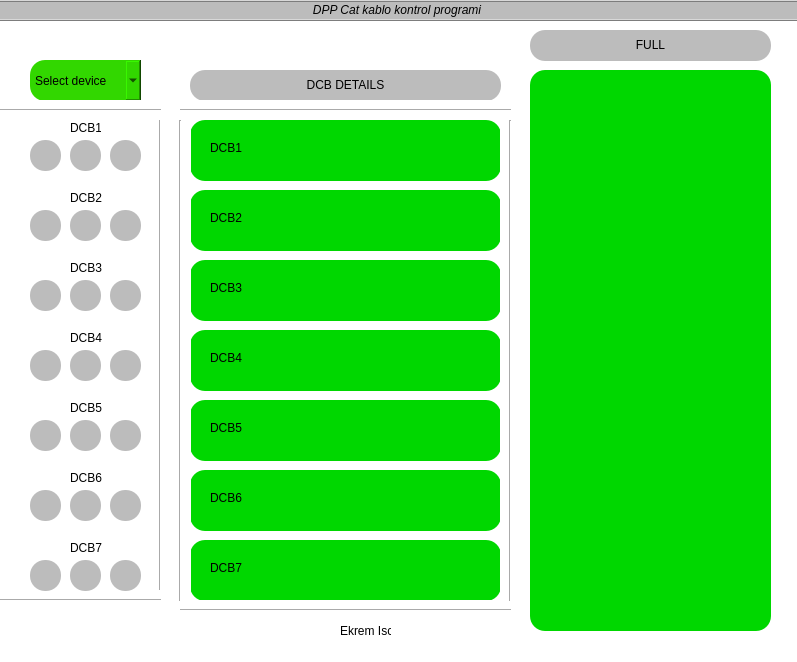
<?xml version="1.0" encoding="UTF-8"?>
<ui version="4.0">
 <class>MainWindow</class>
 <widget class="QMainWindow" name="MainWindow">
  <property name="geometry">
   <rect>
    <x>0</x>
    <y>0</y>
    <width>797</width>
    <height>662</height>
   </rect>
  </property>
  <property name="windowTitle">
   <string>DPPCATCONTROL</string>
  </property>
  <property name="styleSheet">
   <string notr="true">background-color: rgb(255, 255, 255);</string>
  </property>
  <widget class="QWidget" name="centralWidget">
   <widget class="QComboBox" name="comboBox">
    <property name="geometry">
     <rect>
      <x>30</x>
      <y>60</y>
      <width>111</width>
      <height>41</height>
     </rect>
    </property>
    <property name="styleSheet">
     <string notr="true">background-color: rgb(50, 215, 0);
border-radius:15
</string>
    </property>
    <item>
     <property name="text">
      <string>Select device</string>
     </property>
    </item>
    <item>
     <property name="text">
      <string>ED01</string>
     </property>
    </item>
    <item>
     <property name="text">
      <string>ED02</string>
     </property>
    </item>
    <item>
     <property name="text">
      <string>ED03</string>
     </property>
    </item>
    <item>
     <property name="text">
      <string>ED04</string>
     </property>
    </item>
    <item>
     <property name="text">
      <string>ED05</string>
     </property>
    </item>
    <item>
     <property name="text">
      <string>ED06</string>
     </property>
    </item>
    <item>
     <property name="text">
      <string>ED09</string>
     </property>
    </item>
    <item>
     <property name="text">
      <string>ED10</string>
     </property>
    </item>
    <item>
     <property name="text">
      <string>ED11</string>
     </property>
    </item>
    <item>
     <property name="text">
      <string>ED12</string>
     </property>
    </item>
    <item>
     <property name="text">
      <string>ED13</string>
     </property>
    </item>
    <item>
     <property name="text">
      <string>ED14</string>
     </property>
    </item>
    <item>
     <property name="text">
      <string>ED15</string>
     </property>
    </item>
    <item>
     <property name="text">
      <string>ED16</string>
     </property>
    </item>
    <item>
     <property name="text">
      <string>ED17</string>
     </property>
    </item>
    <item>
     <property name="text">
      <string>ED18</string>
     </property>
    </item>
    <item>
     <property name="text">
      <string>ED19</string>
     </property>
    </item>
    <item>
     <property name="text">
      <string>ED20</string>
     </property>
    </item>
    <item>
     <property name="text">
      <string>ED23</string>
     </property>
    </item>
    <item>
     <property name="text">
      <string>ED24</string>
     </property>
    </item>
    <item>
     <property name="text">
      <string>ED25</string>
     </property>
    </item>
    <item>
     <property name="text">
      <string>ED26</string>
     </property>
    </item>
    <item>
     <property name="text">
      <string>ED27</string>
     </property>
    </item>
    <item>
     <property name="text">
      <string>ED28</string>
     </property>
    </item>
   </widget>
   <widget class="QTextBrowser" name="cikti">
    <property name="geometry">
     <rect>
      <x>530</x>
      <y>70</y>
      <width>241</width>
      <height>561</height>
     </rect>
    </property>
    <property name="styleSheet">
     <string notr="true">background-color: rgb(0, 215, 0);
border-radius:15

</string>
    </property>
    <property name="frameShape">
     <enum>QFrame::Panel</enum>
    </property>
    <property name="frameShadow">
     <enum>QFrame::Sunken</enum>
    </property>
   </widget>
   <widget class="QLabel" name="label">
    <property name="geometry">
     <rect>
      <x>340</x>
      <y>620</y>
      <width>51</width>
      <height>21</height>
     </rect>
    </property>
    <property name="toolTip">
     <string>&lt;!DOCTYPE HTML PUBLIC &quot;-//W3C//DTD HTML 4.0//EN&quot; &quot;http://www.w3.org/TR/REC-html40/strict.dtd&quot;&gt;
&lt;html&gt;&lt;head&gt;&lt;meta name=&quot;qrichtext&quot; content=&quot;1&quot; /&gt;&lt;style type=&quot;text/css&quot;&gt;
p, li { white-space: pre-wrap; }
&lt;/style&gt;&lt;/head&gt;&lt;body style=&quot; font-family:'Sans Serif'; font-size:9pt; font-weight:40; font-style:italic;&quot;&gt;
&lt;table border=&quot;0&quot; style=&quot;-qt-table-type: root; margin-top:4px; margin-bottom:4px; margin-left:4px; margin-right:4px;&quot;&gt;
&lt;tr&gt;
&lt;td style=&quot;border: none;&quot;&gt;
&lt;p style=&quot; margin-top:0px; margin-bottom:0px; margin-left:0px; margin-right:0px; -qt-block-indent:0; text-indent:0px;&quot;&gt;Ekrem Iscan&lt;/p&gt;
&lt;p style=&quot;-qt-paragraph-type:empty; margin-top:0px; margin-bottom:0px; margin-left:0px; margin-right:0px; -qt-block-indent:0; text-indent:0px;&quot;&gt;&lt;/p&gt;&lt;/td&gt;&lt;/tr&gt;&lt;/table&gt;&lt;/body&gt;&lt;/html&gt;</string>
    </property>
    <property name="styleSheet">
     <string notr="true">font: 65 italic 5pt &quot;Sans Serif&quot;;
border-radius:10


</string>
    </property>
    <property name="text">
     <string>Ekrem Iscan</string>
    </property>
   </widget>
   <widget class="QLabel" name="label_2">
    <property name="geometry">
     <rect>
      <x>-10</x>
      <y>0</y>
      <width>811</width>
      <height>21</height>
     </rect>
    </property>
    <property name="styleSheet">
     <string notr="true">font: 75 italic 9pt &quot;Sans Serif&quot;;
background-color: rgb(188, 188, 188);</string>
    </property>
    <property name="frameShape">
     <enum>QFrame::Box</enum>
    </property>
    <property name="frameShadow">
     <enum>QFrame::Raised</enum>
    </property>
    <property name="text">
     <string>&lt;!DOCTYPE HTML PUBLIC &quot;-//W3C//DTD HTML 4.0//EN&quot; &quot;http://www.w3.org/TR/REC-html40/strict.dtd&quot;&gt;
&lt;html&gt;&lt;head&gt;&lt;meta name=&quot;qrichtext&quot; content=&quot;1&quot; /&gt;&lt;style type=&quot;text/css&quot;&gt;
p, li { white-space: pre-wrap; }
&lt;/style&gt;&lt;/head&gt;&lt;body style=&quot; font-family:'Sans Serif'; font-size:9pt; font-weight:72; font-style:italic;&quot;&gt;
&lt;table style=&quot;-qt-table-type: root; margin-top:4px; margin-bottom:4px; margin-left:4px; margin-right:4px;&quot;&gt;
&lt;tr&gt;
&lt;td style=&quot;border: none;&quot;&gt;
&lt;p align=&quot;center&quot; style=&quot; margin-top:0px; margin-bottom:0px; margin-left:0px; margin-right:0px; -qt-block-indent:0; text-indent:0px;&quot;&gt;DPP Cat kablo kontrol programi&lt;/p&gt;&lt;/td&gt;&lt;/tr&gt;&lt;/table&gt;&lt;/body&gt;&lt;/html&gt;</string>
    </property>
   </widget>
   <widget class="Line" name="line">
    <property name="geometry">
     <rect>
      <x>150</x>
      <y>110</y>
      <width>21</width>
      <height>491</height>
     </rect>
    </property>
    <property name="orientation">
     <enum>Qt::Vertical</enum>
    </property>
   </widget>
   <widget class="Line" name="line_2">
    <property name="geometry">
     <rect>
      <x>0</x>
      <y>100</y>
      <width>161</width>
      <height>20</height>
     </rect>
    </property>
    <property name="orientation">
     <enum>Qt::Horizontal</enum>
    </property>
   </widget>
   <widget class="Line" name="line_3">
    <property name="geometry">
     <rect>
      <x>0</x>
      <y>590</y>
      <width>161</width>
      <height>20</height>
     </rect>
    </property>
    <property name="orientation">
     <enum>Qt::Horizontal</enum>
    </property>
   </widget>
   <widget class="QTextBrowser" name="DCB1">
    <property name="geometry">
     <rect>
      <x>190</x>
      <y>120</y>
      <width>311</width>
      <height>61</height>
     </rect>
    </property>
    <property name="styleSheet">
     <string notr="true">background-color: rgb(0, 215, 0);
border-radius:15

</string>
    </property>
   </widget>
   <widget class="QLabel" name="speed">
    <property name="geometry">
     <rect>
      <x>30</x>
      <y>140</y>
      <width>31</width>
      <height>31</height>
     </rect>
    </property>
    <property name="styleSheet">
     <string notr="true">background-color: rgb(188, 188, 188);
border-radius:15</string>
    </property>
    <property name="text">
     <string>&lt;!DOCTYPE HTML PUBLIC &quot;-//W3C//DTD HTML 4.0//EN&quot; &quot;http://www.w3.org/TR/REC-html40/strict.dtd&quot;&gt;
&lt;html&gt;&lt;head&gt;&lt;meta name=&quot;qrichtext&quot; content=&quot;1&quot; /&gt;&lt;style type=&quot;text/css&quot;&gt;
p, li { white-space: pre-wrap; }
&lt;/style&gt;&lt;/head&gt;&lt;body style=&quot; font-family:'Sans Serif'; font-size:9pt; font-weight:400; font-style:normal;&quot;&gt;
&lt;table border=&quot;0&quot; style=&quot;-qt-table-type: root; margin-top:4px; margin-bottom:4px; margin-left:4px; margin-right:4px;&quot;&gt;
&lt;tr&gt;
&lt;td style=&quot;border: none;&quot;&gt;
&lt;p style=&quot;-qt-paragraph-type:empty; margin-top:0px; margin-bottom:0px; margin-left:0px; margin-right:0px; -qt-block-indent:0; text-indent:0px;&quot;&gt;&lt;/p&gt;&lt;/td&gt;&lt;/tr&gt;&lt;/table&gt;&lt;/body&gt;&lt;/html&gt;</string>
    </property>
   </widget>
   <widget class="QLabel" name="duplex">
    <property name="geometry">
     <rect>
      <x>70</x>
      <y>140</y>
      <width>31</width>
      <height>31</height>
     </rect>
    </property>
    <property name="styleSheet">
     <string notr="true">background-color: rgb(188, 188, 188);
border-radius:15</string>
    </property>
    <property name="text">
     <string>&lt;!DOCTYPE HTML PUBLIC &quot;-//W3C//DTD HTML 4.0//EN&quot; &quot;http://www.w3.org/TR/REC-html40/strict.dtd&quot;&gt;
&lt;html&gt;&lt;head&gt;&lt;meta name=&quot;qrichtext&quot; content=&quot;1&quot; /&gt;&lt;style type=&quot;text/css&quot;&gt;
p, li { white-space: pre-wrap; }
&lt;/style&gt;&lt;/head&gt;&lt;body style=&quot; font-family:'Sans Serif'; font-size:9pt; font-weight:400; font-style:normal;&quot;&gt;
&lt;table border=&quot;0&quot; style=&quot;-qt-table-type: root; margin-top:4px; margin-bottom:4px; margin-left:4px; margin-right:4px;&quot;&gt;
&lt;tr&gt;
&lt;td style=&quot;border: none;&quot;&gt;
&lt;p style=&quot;-qt-paragraph-type:empty; margin-top:0px; margin-bottom:0px; margin-left:0px; margin-right:0px; -qt-block-indent:0; text-indent:0px;&quot;&gt;&lt;/p&gt;&lt;/td&gt;&lt;/tr&gt;&lt;/table&gt;&lt;/body&gt;&lt;/html&gt;</string>
    </property>
   </widget>
   <widget class="QLabel" name="link">
    <property name="geometry">
     <rect>
      <x>110</x>
      <y>140</y>
      <width>31</width>
      <height>31</height>
     </rect>
    </property>
    <property name="styleSheet">
     <string notr="true">background-color: rgb(188, 188, 188);
border-radius:15</string>
    </property>
    <property name="text">
     <string>&lt;!DOCTYPE HTML PUBLIC &quot;-//W3C//DTD HTML 4.0//EN&quot; &quot;http://www.w3.org/TR/REC-html40/strict.dtd&quot;&gt;
&lt;html&gt;&lt;head&gt;&lt;meta name=&quot;qrichtext&quot; content=&quot;1&quot; /&gt;&lt;style type=&quot;text/css&quot;&gt;
p, li { white-space: pre-wrap; }
&lt;/style&gt;&lt;/head&gt;&lt;body style=&quot; font-family:'Sans Serif'; font-size:9pt; font-weight:400; font-style:normal;&quot;&gt;
&lt;table border=&quot;0&quot; style=&quot;-qt-table-type: root; margin-top:4px; margin-bottom:4px; margin-left:4px; margin-right:4px;&quot;&gt;
&lt;tr&gt;
&lt;td style=&quot;border: none;&quot;&gt;
&lt;p style=&quot;-qt-paragraph-type:empty; margin-top:0px; margin-bottom:0px; margin-left:0px; margin-right:0px; -qt-block-indent:0; text-indent:0px;&quot;&gt;&lt;/p&gt;&lt;/td&gt;&lt;/tr&gt;&lt;/table&gt;&lt;/body&gt;&lt;/html&gt;</string>
    </property>
   </widget>
   <widget class="QLabel" name="label_6">
    <property name="geometry">
     <rect>
      <x>70</x>
      <y>120</y>
      <width>31</width>
      <height>16</height>
     </rect>
    </property>
    <property name="text">
     <string>DCB1</string>
    </property>
   </widget>
   <widget class="QLabel" name="label_7">
    <property name="geometry">
     <rect>
      <x>210</x>
      <y>140</y>
      <width>56</width>
      <height>15</height>
     </rect>
    </property>
    <property name="styleSheet">
     <string notr="true">background-color: rgb(0, 215, 0);</string>
    </property>
    <property name="text">
     <string>DCB1</string>
    </property>
   </widget>
   <widget class="QTextBrowser" name="DCB2">
    <property name="geometry">
     <rect>
      <x>190</x>
      <y>190</y>
      <width>311</width>
      <height>61</height>
     </rect>
    </property>
    <property name="styleSheet">
     <string notr="true">background-color: rgb(0, 215, 0);
border-radius:15

</string>
    </property>
   </widget>
   <widget class="QTextBrowser" name="DCB3">
    <property name="geometry">
     <rect>
      <x>190</x>
      <y>260</y>
      <width>311</width>
      <height>61</height>
     </rect>
    </property>
    <property name="styleSheet">
     <string notr="true">background-color: rgb(0, 215, 0);
border-radius:15

</string>
    </property>
   </widget>
   <widget class="QTextBrowser" name="DCB4">
    <property name="geometry">
     <rect>
      <x>190</x>
      <y>330</y>
      <width>311</width>
      <height>61</height>
     </rect>
    </property>
    <property name="styleSheet">
     <string notr="true">background-color: rgb(0, 215, 0);
border-radius:15

</string>
    </property>
   </widget>
   <widget class="QTextBrowser" name="DCB5">
    <property name="geometry">
     <rect>
      <x>190</x>
      <y>400</y>
      <width>311</width>
      <height>61</height>
     </rect>
    </property>
    <property name="styleSheet">
     <string notr="true">background-color: rgb(0, 215, 0);
border-radius:15

</string>
    </property>
   </widget>
   <widget class="QTextBrowser" name="DCB6">
    <property name="geometry">
     <rect>
      <x>190</x>
      <y>470</y>
      <width>311</width>
      <height>61</height>
     </rect>
    </property>
    <property name="styleSheet">
     <string notr="true">background-color: rgb(0, 215, 0);
border-radius:15

</string>
    </property>
   </widget>
   <widget class="QTextBrowser" name="DCB7">
    <property name="geometry">
     <rect>
      <x>190</x>
      <y>540</y>
      <width>311</width>
      <height>61</height>
     </rect>
    </property>
    <property name="styleSheet">
     <string notr="true">background-color: rgb(0, 215, 0);
border-radius:15

</string>
    </property>
   </widget>
   <widget class="QLabel" name="label_3">
    <property name="geometry">
     <rect>
      <x>530</x>
      <y>30</y>
      <width>241</width>
      <height>31</height>
     </rect>
    </property>
    <property name="styleSheet">
     <string notr="true">font: 75 italic 9pt &quot;Sans Serif&quot;;

background-color: rgb(188, 188, 188);
border-radius:15
</string>
    </property>
    <property name="frameShape">
     <enum>QFrame::StyledPanel</enum>
    </property>
    <property name="text">
     <string>&lt;!DOCTYPE HTML PUBLIC &quot;-//W3C//DTD HTML 4.0//EN&quot; &quot;http://www.w3.org/TR/REC-html40/strict.dtd&quot;&gt;
&lt;html&gt;&lt;head&gt;&lt;meta name=&quot;qrichtext&quot; content=&quot;1&quot; /&gt;&lt;style type=&quot;text/css&quot;&gt;
p, li { white-space: pre-wrap; }
&lt;/style&gt;&lt;/head&gt;&lt;body style=&quot; font-family:'Sans Serif'; font-size:9pt; font-weight:72; font-style:italic;&quot;&gt;
&lt;table border=&quot;0&quot; style=&quot;-qt-table-type: root; margin-top:4px; margin-bottom:4px; margin-left:4px; margin-right:4px;&quot;&gt;
&lt;tr&gt;
&lt;td style=&quot;border: none;&quot;&gt;
&lt;p align=&quot;center&quot; style=&quot; margin-top:0px; margin-bottom:0px; margin-left:0px; margin-right:0px; -qt-block-indent:0; text-indent:0px;&quot;&gt;&lt;span style=&quot; font-weight:400; font-style:normal;&quot;&gt;FULL&lt;/span&gt;&lt;/p&gt;&lt;/td&gt;&lt;/tr&gt;&lt;/table&gt;&lt;/body&gt;&lt;/html&gt;</string>
    </property>
   </widget>
   <widget class="QLabel" name="label_8">
    <property name="geometry">
     <rect>
      <x>210</x>
      <y>210</y>
      <width>56</width>
      <height>15</height>
     </rect>
    </property>
    <property name="styleSheet">
     <string notr="true">background-color: rgb(0, 215, 0);</string>
    </property>
    <property name="text">
     <string>DCB2</string>
    </property>
   </widget>
   <widget class="QLabel" name="label_9">
    <property name="geometry">
     <rect>
      <x>210</x>
      <y>280</y>
      <width>56</width>
      <height>15</height>
     </rect>
    </property>
    <property name="styleSheet">
     <string notr="true">background-color: rgb(0, 215, 0);</string>
    </property>
    <property name="text">
     <string>DCB3</string>
    </property>
   </widget>
   <widget class="QLabel" name="label_10">
    <property name="geometry">
     <rect>
      <x>210</x>
      <y>350</y>
      <width>56</width>
      <height>15</height>
     </rect>
    </property>
    <property name="styleSheet">
     <string notr="true">background-color: rgb(0, 215, 0);</string>
    </property>
    <property name="text">
     <string>DCB4</string>
    </property>
   </widget>
   <widget class="QLabel" name="label_11">
    <property name="geometry">
     <rect>
      <x>210</x>
      <y>420</y>
      <width>56</width>
      <height>15</height>
     </rect>
    </property>
    <property name="styleSheet">
     <string notr="true">background-color: rgb(0, 215, 0);</string>
    </property>
    <property name="text">
     <string>DCB5</string>
    </property>
   </widget>
   <widget class="QLabel" name="label_12">
    <property name="geometry">
     <rect>
      <x>210</x>
      <y>490</y>
      <width>56</width>
      <height>15</height>
     </rect>
    </property>
    <property name="styleSheet">
     <string notr="true">background-color: rgb(0, 215, 0);</string>
    </property>
    <property name="text">
     <string>DCB6</string>
    </property>
   </widget>
   <widget class="QLabel" name="label_13">
    <property name="geometry">
     <rect>
      <x>210</x>
      <y>560</y>
      <width>56</width>
      <height>15</height>
     </rect>
    </property>
    <property name="styleSheet">
     <string notr="true">background-color: rgb(0, 215, 0);</string>
    </property>
    <property name="text">
     <string>DCB7</string>
    </property>
   </widget>
   <widget class="QLabel" name="duplex_2">
    <property name="geometry">
     <rect>
      <x>70</x>
      <y>210</y>
      <width>31</width>
      <height>31</height>
     </rect>
    </property>
    <property name="styleSheet">
     <string notr="true">background-color: rgb(188, 188, 188);
border-radius:15</string>
    </property>
    <property name="text">
     <string>&lt;!DOCTYPE HTML PUBLIC &quot;-//W3C//DTD HTML 4.0//EN&quot; &quot;http://www.w3.org/TR/REC-html40/strict.dtd&quot;&gt;
&lt;html&gt;&lt;head&gt;&lt;meta name=&quot;qrichtext&quot; content=&quot;1&quot; /&gt;&lt;style type=&quot;text/css&quot;&gt;
p, li { white-space: pre-wrap; }
&lt;/style&gt;&lt;/head&gt;&lt;body style=&quot; font-family:'Sans Serif'; font-size:9pt; font-weight:400; font-style:normal;&quot;&gt;
&lt;table border=&quot;0&quot; style=&quot;-qt-table-type: root; margin-top:4px; margin-bottom:4px; margin-left:4px; margin-right:4px;&quot;&gt;
&lt;tr&gt;
&lt;td style=&quot;border: none;&quot;&gt;
&lt;p style=&quot;-qt-paragraph-type:empty; margin-top:0px; margin-bottom:0px; margin-left:0px; margin-right:0px; -qt-block-indent:0; text-indent:0px;&quot;&gt;&lt;/p&gt;&lt;/td&gt;&lt;/tr&gt;&lt;/table&gt;&lt;/body&gt;&lt;/html&gt;</string>
    </property>
   </widget>
   <widget class="QLabel" name="label_14">
    <property name="geometry">
     <rect>
      <x>70</x>
      <y>190</y>
      <width>41</width>
      <height>16</height>
     </rect>
    </property>
    <property name="text">
     <string>DCB2</string>
    </property>
   </widget>
   <widget class="QLabel" name="speed_2">
    <property name="geometry">
     <rect>
      <x>30</x>
      <y>210</y>
      <width>31</width>
      <height>31</height>
     </rect>
    </property>
    <property name="styleSheet">
     <string notr="true">background-color: rgb(188, 188, 188);
border-radius:15</string>
    </property>
    <property name="text">
     <string>&lt;!DOCTYPE HTML PUBLIC &quot;-//W3C//DTD HTML 4.0//EN&quot; &quot;http://www.w3.org/TR/REC-html40/strict.dtd&quot;&gt;
&lt;html&gt;&lt;head&gt;&lt;meta name=&quot;qrichtext&quot; content=&quot;1&quot; /&gt;&lt;style type=&quot;text/css&quot;&gt;
p, li { white-space: pre-wrap; }
&lt;/style&gt;&lt;/head&gt;&lt;body style=&quot; font-family:'Sans Serif'; font-size:9pt; font-weight:400; font-style:normal;&quot;&gt;
&lt;table border=&quot;0&quot; style=&quot;-qt-table-type: root; margin-top:4px; margin-bottom:4px; margin-left:4px; margin-right:4px;&quot;&gt;
&lt;tr&gt;
&lt;td style=&quot;border: none;&quot;&gt;
&lt;p style=&quot;-qt-paragraph-type:empty; margin-top:0px; margin-bottom:0px; margin-left:0px; margin-right:0px; -qt-block-indent:0; text-indent:0px;&quot;&gt;&lt;/p&gt;&lt;/td&gt;&lt;/tr&gt;&lt;/table&gt;&lt;/body&gt;&lt;/html&gt;</string>
    </property>
   </widget>
   <widget class="QLabel" name="link_2">
    <property name="geometry">
     <rect>
      <x>110</x>
      <y>210</y>
      <width>31</width>
      <height>31</height>
     </rect>
    </property>
    <property name="styleSheet">
     <string notr="true">background-color: rgb(188, 188, 188);
border-radius:15</string>
    </property>
    <property name="text">
     <string>&lt;!DOCTYPE HTML PUBLIC &quot;-//W3C//DTD HTML 4.0//EN&quot; &quot;http://www.w3.org/TR/REC-html40/strict.dtd&quot;&gt;
&lt;html&gt;&lt;head&gt;&lt;meta name=&quot;qrichtext&quot; content=&quot;1&quot; /&gt;&lt;style type=&quot;text/css&quot;&gt;
p, li { white-space: pre-wrap; }
&lt;/style&gt;&lt;/head&gt;&lt;body style=&quot; font-family:'Sans Serif'; font-size:9pt; font-weight:400; font-style:normal;&quot;&gt;
&lt;table border=&quot;0&quot; style=&quot;-qt-table-type: root; margin-top:4px; margin-bottom:4px; margin-left:4px; margin-right:4px;&quot;&gt;
&lt;tr&gt;
&lt;td style=&quot;border: none;&quot;&gt;
&lt;p style=&quot;-qt-paragraph-type:empty; margin-top:0px; margin-bottom:0px; margin-left:0px; margin-right:0px; -qt-block-indent:0; text-indent:0px;&quot;&gt;&lt;/p&gt;&lt;/td&gt;&lt;/tr&gt;&lt;/table&gt;&lt;/body&gt;&lt;/html&gt;</string>
    </property>
   </widget>
   <widget class="QLabel" name="label_15">
    <property name="geometry">
     <rect>
      <x>70</x>
      <y>260</y>
      <width>41</width>
      <height>16</height>
     </rect>
    </property>
    <property name="text">
     <string>DCB3</string>
    </property>
   </widget>
   <widget class="QLabel" name="speed_3">
    <property name="geometry">
     <rect>
      <x>30</x>
      <y>280</y>
      <width>31</width>
      <height>31</height>
     </rect>
    </property>
    <property name="styleSheet">
     <string notr="true">background-color: rgb(188, 188, 188);
border-radius:15</string>
    </property>
    <property name="text">
     <string>&lt;!DOCTYPE HTML PUBLIC &quot;-//W3C//DTD HTML 4.0//EN&quot; &quot;http://www.w3.org/TR/REC-html40/strict.dtd&quot;&gt;
&lt;html&gt;&lt;head&gt;&lt;meta name=&quot;qrichtext&quot; content=&quot;1&quot; /&gt;&lt;style type=&quot;text/css&quot;&gt;
p, li { white-space: pre-wrap; }
&lt;/style&gt;&lt;/head&gt;&lt;body style=&quot; font-family:'Sans Serif'; font-size:9pt; font-weight:400; font-style:normal;&quot;&gt;
&lt;table border=&quot;0&quot; style=&quot;-qt-table-type: root; margin-top:4px; margin-bottom:4px; margin-left:4px; margin-right:4px;&quot;&gt;
&lt;tr&gt;
&lt;td style=&quot;border: none;&quot;&gt;
&lt;p style=&quot;-qt-paragraph-type:empty; margin-top:0px; margin-bottom:0px; margin-left:0px; margin-right:0px; -qt-block-indent:0; text-indent:0px;&quot;&gt;&lt;/p&gt;&lt;/td&gt;&lt;/tr&gt;&lt;/table&gt;&lt;/body&gt;&lt;/html&gt;</string>
    </property>
   </widget>
   <widget class="QLabel" name="duplex_3">
    <property name="geometry">
     <rect>
      <x>70</x>
      <y>280</y>
      <width>31</width>
      <height>31</height>
     </rect>
    </property>
    <property name="styleSheet">
     <string notr="true">background-color: rgb(188, 188, 188);
border-radius:15</string>
    </property>
    <property name="text">
     <string>&lt;!DOCTYPE HTML PUBLIC &quot;-//W3C//DTD HTML 4.0//EN&quot; &quot;http://www.w3.org/TR/REC-html40/strict.dtd&quot;&gt;
&lt;html&gt;&lt;head&gt;&lt;meta name=&quot;qrichtext&quot; content=&quot;1&quot; /&gt;&lt;style type=&quot;text/css&quot;&gt;
p, li { white-space: pre-wrap; }
&lt;/style&gt;&lt;/head&gt;&lt;body style=&quot; font-family:'Sans Serif'; font-size:9pt; font-weight:400; font-style:normal;&quot;&gt;
&lt;table border=&quot;0&quot; style=&quot;-qt-table-type: root; margin-top:4px; margin-bottom:4px; margin-left:4px; margin-right:4px;&quot;&gt;
&lt;tr&gt;
&lt;td style=&quot;border: none;&quot;&gt;
&lt;p style=&quot;-qt-paragraph-type:empty; margin-top:0px; margin-bottom:0px; margin-left:0px; margin-right:0px; -qt-block-indent:0; text-indent:0px;&quot;&gt;&lt;/p&gt;&lt;/td&gt;&lt;/tr&gt;&lt;/table&gt;&lt;/body&gt;&lt;/html&gt;</string>
    </property>
   </widget>
   <widget class="QLabel" name="link_3">
    <property name="geometry">
     <rect>
      <x>110</x>
      <y>280</y>
      <width>31</width>
      <height>31</height>
     </rect>
    </property>
    <property name="styleSheet">
     <string notr="true">background-color: rgb(188, 188, 188);
border-radius:15</string>
    </property>
    <property name="text">
     <string>&lt;!DOCTYPE HTML PUBLIC &quot;-//W3C//DTD HTML 4.0//EN&quot; &quot;http://www.w3.org/TR/REC-html40/strict.dtd&quot;&gt;
&lt;html&gt;&lt;head&gt;&lt;meta name=&quot;qrichtext&quot; content=&quot;1&quot; /&gt;&lt;style type=&quot;text/css&quot;&gt;
p, li { white-space: pre-wrap; }
&lt;/style&gt;&lt;/head&gt;&lt;body style=&quot; font-family:'Sans Serif'; font-size:9pt; font-weight:400; font-style:normal;&quot;&gt;
&lt;table border=&quot;0&quot; style=&quot;-qt-table-type: root; margin-top:4px; margin-bottom:4px; margin-left:4px; margin-right:4px;&quot;&gt;
&lt;tr&gt;
&lt;td style=&quot;border: none;&quot;&gt;
&lt;p style=&quot;-qt-paragraph-type:empty; margin-top:0px; margin-bottom:0px; margin-left:0px; margin-right:0px; -qt-block-indent:0; text-indent:0px;&quot;&gt;&lt;/p&gt;&lt;/td&gt;&lt;/tr&gt;&lt;/table&gt;&lt;/body&gt;&lt;/html&gt;</string>
    </property>
   </widget>
   <widget class="QLabel" name="speed_4">
    <property name="geometry">
     <rect>
      <x>30</x>
      <y>350</y>
      <width>31</width>
      <height>31</height>
     </rect>
    </property>
    <property name="styleSheet">
     <string notr="true">background-color: rgb(188, 188, 188);
border-radius:15</string>
    </property>
    <property name="text">
     <string>&lt;!DOCTYPE HTML PUBLIC &quot;-//W3C//DTD HTML 4.0//EN&quot; &quot;http://www.w3.org/TR/REC-html40/strict.dtd&quot;&gt;
&lt;html&gt;&lt;head&gt;&lt;meta name=&quot;qrichtext&quot; content=&quot;1&quot; /&gt;&lt;style type=&quot;text/css&quot;&gt;
p, li { white-space: pre-wrap; }
&lt;/style&gt;&lt;/head&gt;&lt;body style=&quot; font-family:'Sans Serif'; font-size:9pt; font-weight:400; font-style:normal;&quot;&gt;
&lt;table border=&quot;0&quot; style=&quot;-qt-table-type: root; margin-top:4px; margin-bottom:4px; margin-left:4px; margin-right:4px;&quot;&gt;
&lt;tr&gt;
&lt;td style=&quot;border: none;&quot;&gt;
&lt;p style=&quot;-qt-paragraph-type:empty; margin-top:0px; margin-bottom:0px; margin-left:0px; margin-right:0px; -qt-block-indent:0; text-indent:0px;&quot;&gt;&lt;/p&gt;&lt;/td&gt;&lt;/tr&gt;&lt;/table&gt;&lt;/body&gt;&lt;/html&gt;</string>
    </property>
   </widget>
   <widget class="QLabel" name="label_16">
    <property name="geometry">
     <rect>
      <x>70</x>
      <y>330</y>
      <width>41</width>
      <height>16</height>
     </rect>
    </property>
    <property name="text">
     <string>DCB4</string>
    </property>
   </widget>
   <widget class="QLabel" name="duplex_4">
    <property name="geometry">
     <rect>
      <x>70</x>
      <y>350</y>
      <width>31</width>
      <height>31</height>
     </rect>
    </property>
    <property name="styleSheet">
     <string notr="true">background-color: rgb(188, 188, 188);
border-radius:15</string>
    </property>
    <property name="text">
     <string>&lt;!DOCTYPE HTML PUBLIC &quot;-//W3C//DTD HTML 4.0//EN&quot; &quot;http://www.w3.org/TR/REC-html40/strict.dtd&quot;&gt;
&lt;html&gt;&lt;head&gt;&lt;meta name=&quot;qrichtext&quot; content=&quot;1&quot; /&gt;&lt;style type=&quot;text/css&quot;&gt;
p, li { white-space: pre-wrap; }
&lt;/style&gt;&lt;/head&gt;&lt;body style=&quot; font-family:'Sans Serif'; font-size:9pt; font-weight:400; font-style:normal;&quot;&gt;
&lt;table border=&quot;0&quot; style=&quot;-qt-table-type: root; margin-top:4px; margin-bottom:4px; margin-left:4px; margin-right:4px;&quot;&gt;
&lt;tr&gt;
&lt;td style=&quot;border: none;&quot;&gt;
&lt;p style=&quot;-qt-paragraph-type:empty; margin-top:0px; margin-bottom:0px; margin-left:0px; margin-right:0px; -qt-block-indent:0; text-indent:0px;&quot;&gt;&lt;/p&gt;&lt;/td&gt;&lt;/tr&gt;&lt;/table&gt;&lt;/body&gt;&lt;/html&gt;</string>
    </property>
   </widget>
   <widget class="QLabel" name="link_4">
    <property name="geometry">
     <rect>
      <x>110</x>
      <y>350</y>
      <width>31</width>
      <height>31</height>
     </rect>
    </property>
    <property name="styleSheet">
     <string notr="true">background-color: rgb(188, 188, 188);
border-radius:15</string>
    </property>
    <property name="text">
     <string>&lt;!DOCTYPE HTML PUBLIC &quot;-//W3C//DTD HTML 4.0//EN&quot; &quot;http://www.w3.org/TR/REC-html40/strict.dtd&quot;&gt;
&lt;html&gt;&lt;head&gt;&lt;meta name=&quot;qrichtext&quot; content=&quot;1&quot; /&gt;&lt;style type=&quot;text/css&quot;&gt;
p, li { white-space: pre-wrap; }
&lt;/style&gt;&lt;/head&gt;&lt;body style=&quot; font-family:'Sans Serif'; font-size:9pt; font-weight:400; font-style:normal;&quot;&gt;
&lt;table border=&quot;0&quot; style=&quot;-qt-table-type: root; margin-top:4px; margin-bottom:4px; margin-left:4px; margin-right:4px;&quot;&gt;
&lt;tr&gt;
&lt;td style=&quot;border: none;&quot;&gt;
&lt;p style=&quot;-qt-paragraph-type:empty; margin-top:0px; margin-bottom:0px; margin-left:0px; margin-right:0px; -qt-block-indent:0; text-indent:0px;&quot;&gt;&lt;/p&gt;&lt;/td&gt;&lt;/tr&gt;&lt;/table&gt;&lt;/body&gt;&lt;/html&gt;</string>
    </property>
   </widget>
   <widget class="QLabel" name="speed_5">
    <property name="geometry">
     <rect>
      <x>30</x>
      <y>420</y>
      <width>31</width>
      <height>31</height>
     </rect>
    </property>
    <property name="styleSheet">
     <string notr="true">background-color: rgb(188, 188, 188);
border-radius:15</string>
    </property>
    <property name="text">
     <string>&lt;!DOCTYPE HTML PUBLIC &quot;-//W3C//DTD HTML 4.0//EN&quot; &quot;http://www.w3.org/TR/REC-html40/strict.dtd&quot;&gt;
&lt;html&gt;&lt;head&gt;&lt;meta name=&quot;qrichtext&quot; content=&quot;1&quot; /&gt;&lt;style type=&quot;text/css&quot;&gt;
p, li { white-space: pre-wrap; }
&lt;/style&gt;&lt;/head&gt;&lt;body style=&quot; font-family:'Sans Serif'; font-size:9pt; font-weight:400; font-style:normal;&quot;&gt;
&lt;table border=&quot;0&quot; style=&quot;-qt-table-type: root; margin-top:4px; margin-bottom:4px; margin-left:4px; margin-right:4px;&quot;&gt;
&lt;tr&gt;
&lt;td style=&quot;border: none;&quot;&gt;
&lt;p style=&quot;-qt-paragraph-type:empty; margin-top:0px; margin-bottom:0px; margin-left:0px; margin-right:0px; -qt-block-indent:0; text-indent:0px;&quot;&gt;&lt;/p&gt;&lt;/td&gt;&lt;/tr&gt;&lt;/table&gt;&lt;/body&gt;&lt;/html&gt;</string>
    </property>
   </widget>
   <widget class="QLabel" name="label_17">
    <property name="geometry">
     <rect>
      <x>70</x>
      <y>400</y>
      <width>41</width>
      <height>16</height>
     </rect>
    </property>
    <property name="text">
     <string>DCB5</string>
    </property>
   </widget>
   <widget class="QLabel" name="duplex_5">
    <property name="geometry">
     <rect>
      <x>70</x>
      <y>420</y>
      <width>31</width>
      <height>31</height>
     </rect>
    </property>
    <property name="styleSheet">
     <string notr="true">background-color: rgb(188, 188, 188);
border-radius:15</string>
    </property>
    <property name="text">
     <string>&lt;!DOCTYPE HTML PUBLIC &quot;-//W3C//DTD HTML 4.0//EN&quot; &quot;http://www.w3.org/TR/REC-html40/strict.dtd&quot;&gt;
&lt;html&gt;&lt;head&gt;&lt;meta name=&quot;qrichtext&quot; content=&quot;1&quot; /&gt;&lt;style type=&quot;text/css&quot;&gt;
p, li { white-space: pre-wrap; }
&lt;/style&gt;&lt;/head&gt;&lt;body style=&quot; font-family:'Sans Serif'; font-size:9pt; font-weight:400; font-style:normal;&quot;&gt;
&lt;table border=&quot;0&quot; style=&quot;-qt-table-type: root; margin-top:4px; margin-bottom:4px; margin-left:4px; margin-right:4px;&quot;&gt;
&lt;tr&gt;
&lt;td style=&quot;border: none;&quot;&gt;
&lt;p style=&quot;-qt-paragraph-type:empty; margin-top:0px; margin-bottom:0px; margin-left:0px; margin-right:0px; -qt-block-indent:0; text-indent:0px;&quot;&gt;&lt;/p&gt;&lt;/td&gt;&lt;/tr&gt;&lt;/table&gt;&lt;/body&gt;&lt;/html&gt;</string>
    </property>
   </widget>
   <widget class="QLabel" name="link_5">
    <property name="geometry">
     <rect>
      <x>110</x>
      <y>420</y>
      <width>31</width>
      <height>31</height>
     </rect>
    </property>
    <property name="styleSheet">
     <string notr="true">background-color: rgb(188, 188, 188);
border-radius:15</string>
    </property>
    <property name="text">
     <string>&lt;!DOCTYPE HTML PUBLIC &quot;-//W3C//DTD HTML 4.0//EN&quot; &quot;http://www.w3.org/TR/REC-html40/strict.dtd&quot;&gt;
&lt;html&gt;&lt;head&gt;&lt;meta name=&quot;qrichtext&quot; content=&quot;1&quot; /&gt;&lt;style type=&quot;text/css&quot;&gt;
p, li { white-space: pre-wrap; }
&lt;/style&gt;&lt;/head&gt;&lt;body style=&quot; font-family:'Sans Serif'; font-size:9pt; font-weight:400; font-style:normal;&quot;&gt;
&lt;table border=&quot;0&quot; style=&quot;-qt-table-type: root; margin-top:4px; margin-bottom:4px; margin-left:4px; margin-right:4px;&quot;&gt;
&lt;tr&gt;
&lt;td style=&quot;border: none;&quot;&gt;
&lt;p style=&quot;-qt-paragraph-type:empty; margin-top:0px; margin-bottom:0px; margin-left:0px; margin-right:0px; -qt-block-indent:0; text-indent:0px;&quot;&gt;&lt;/p&gt;&lt;/td&gt;&lt;/tr&gt;&lt;/table&gt;&lt;/body&gt;&lt;/html&gt;</string>
    </property>
   </widget>
   <widget class="QLabel" name="speed_6">
    <property name="geometry">
     <rect>
      <x>30</x>
      <y>490</y>
      <width>31</width>
      <height>31</height>
     </rect>
    </property>
    <property name="styleSheet">
     <string notr="true">background-color: rgb(188, 188, 188);
border-radius:15</string>
    </property>
    <property name="text">
     <string>&lt;!DOCTYPE HTML PUBLIC &quot;-//W3C//DTD HTML 4.0//EN&quot; &quot;http://www.w3.org/TR/REC-html40/strict.dtd&quot;&gt;
&lt;html&gt;&lt;head&gt;&lt;meta name=&quot;qrichtext&quot; content=&quot;1&quot; /&gt;&lt;style type=&quot;text/css&quot;&gt;
p, li { white-space: pre-wrap; }
&lt;/style&gt;&lt;/head&gt;&lt;body style=&quot; font-family:'Sans Serif'; font-size:9pt; font-weight:400; font-style:normal;&quot;&gt;
&lt;table border=&quot;0&quot; style=&quot;-qt-table-type: root; margin-top:4px; margin-bottom:4px; margin-left:4px; margin-right:4px;&quot;&gt;
&lt;tr&gt;
&lt;td style=&quot;border: none;&quot;&gt;
&lt;p style=&quot;-qt-paragraph-type:empty; margin-top:0px; margin-bottom:0px; margin-left:0px; margin-right:0px; -qt-block-indent:0; text-indent:0px;&quot;&gt;&lt;/p&gt;&lt;/td&gt;&lt;/tr&gt;&lt;/table&gt;&lt;/body&gt;&lt;/html&gt;</string>
    </property>
   </widget>
   <widget class="QLabel" name="label_18">
    <property name="geometry">
     <rect>
      <x>70</x>
      <y>470</y>
      <width>41</width>
      <height>16</height>
     </rect>
    </property>
    <property name="text">
     <string>DCB6</string>
    </property>
   </widget>
   <widget class="QLabel" name="duplex_6">
    <property name="geometry">
     <rect>
      <x>70</x>
      <y>490</y>
      <width>31</width>
      <height>31</height>
     </rect>
    </property>
    <property name="styleSheet">
     <string notr="true">background-color: rgb(188, 188, 188);
border-radius:15</string>
    </property>
    <property name="text">
     <string>&lt;!DOCTYPE HTML PUBLIC &quot;-//W3C//DTD HTML 4.0//EN&quot; &quot;http://www.w3.org/TR/REC-html40/strict.dtd&quot;&gt;
&lt;html&gt;&lt;head&gt;&lt;meta name=&quot;qrichtext&quot; content=&quot;1&quot; /&gt;&lt;style type=&quot;text/css&quot;&gt;
p, li { white-space: pre-wrap; }
&lt;/style&gt;&lt;/head&gt;&lt;body style=&quot; font-family:'Sans Serif'; font-size:9pt; font-weight:400; font-style:normal;&quot;&gt;
&lt;table border=&quot;0&quot; style=&quot;-qt-table-type: root; margin-top:4px; margin-bottom:4px; margin-left:4px; margin-right:4px;&quot;&gt;
&lt;tr&gt;
&lt;td style=&quot;border: none;&quot;&gt;
&lt;p style=&quot;-qt-paragraph-type:empty; margin-top:0px; margin-bottom:0px; margin-left:0px; margin-right:0px; -qt-block-indent:0; text-indent:0px;&quot;&gt;&lt;/p&gt;&lt;/td&gt;&lt;/tr&gt;&lt;/table&gt;&lt;/body&gt;&lt;/html&gt;</string>
    </property>
   </widget>
   <widget class="QLabel" name="link_6">
    <property name="geometry">
     <rect>
      <x>110</x>
      <y>490</y>
      <width>31</width>
      <height>31</height>
     </rect>
    </property>
    <property name="styleSheet">
     <string notr="true">background-color: rgb(188, 188, 188);
border-radius:15</string>
    </property>
    <property name="text">
     <string>&lt;!DOCTYPE HTML PUBLIC &quot;-//W3C//DTD HTML 4.0//EN&quot; &quot;http://www.w3.org/TR/REC-html40/strict.dtd&quot;&gt;
&lt;html&gt;&lt;head&gt;&lt;meta name=&quot;qrichtext&quot; content=&quot;1&quot; /&gt;&lt;style type=&quot;text/css&quot;&gt;
p, li { white-space: pre-wrap; }
&lt;/style&gt;&lt;/head&gt;&lt;body style=&quot; font-family:'Sans Serif'; font-size:9pt; font-weight:400; font-style:normal;&quot;&gt;
&lt;table border=&quot;0&quot; style=&quot;-qt-table-type: root; margin-top:4px; margin-bottom:4px; margin-left:4px; margin-right:4px;&quot;&gt;
&lt;tr&gt;
&lt;td style=&quot;border: none;&quot;&gt;
&lt;p style=&quot;-qt-paragraph-type:empty; margin-top:0px; margin-bottom:0px; margin-left:0px; margin-right:0px; -qt-block-indent:0; text-indent:0px;&quot;&gt;&lt;/p&gt;&lt;/td&gt;&lt;/tr&gt;&lt;/table&gt;&lt;/body&gt;&lt;/html&gt;</string>
    </property>
   </widget>
   <widget class="QLabel" name="speed_7">
    <property name="geometry">
     <rect>
      <x>30</x>
      <y>560</y>
      <width>31</width>
      <height>31</height>
     </rect>
    </property>
    <property name="styleSheet">
     <string notr="true">background-color: rgb(188, 188, 188);
border-radius:15</string>
    </property>
    <property name="text">
     <string>&lt;!DOCTYPE HTML PUBLIC &quot;-//W3C//DTD HTML 4.0//EN&quot; &quot;http://www.w3.org/TR/REC-html40/strict.dtd&quot;&gt;
&lt;html&gt;&lt;head&gt;&lt;meta name=&quot;qrichtext&quot; content=&quot;1&quot; /&gt;&lt;style type=&quot;text/css&quot;&gt;
p, li { white-space: pre-wrap; }
&lt;/style&gt;&lt;/head&gt;&lt;body style=&quot; font-family:'Sans Serif'; font-size:9pt; font-weight:400; font-style:normal;&quot;&gt;
&lt;table border=&quot;0&quot; style=&quot;-qt-table-type: root; margin-top:4px; margin-bottom:4px; margin-left:4px; margin-right:4px;&quot;&gt;
&lt;tr&gt;
&lt;td style=&quot;border: none;&quot;&gt;
&lt;p style=&quot;-qt-paragraph-type:empty; margin-top:0px; margin-bottom:0px; margin-left:0px; margin-right:0px; -qt-block-indent:0; text-indent:0px;&quot;&gt;&lt;/p&gt;&lt;/td&gt;&lt;/tr&gt;&lt;/table&gt;&lt;/body&gt;&lt;/html&gt;</string>
    </property>
   </widget>
   <widget class="QLabel" name="label_19">
    <property name="geometry">
     <rect>
      <x>70</x>
      <y>540</y>
      <width>41</width>
      <height>16</height>
     </rect>
    </property>
    <property name="text">
     <string>DCB7</string>
    </property>
   </widget>
   <widget class="QLabel" name="duplex_7">
    <property name="geometry">
     <rect>
      <x>70</x>
      <y>560</y>
      <width>31</width>
      <height>31</height>
     </rect>
    </property>
    <property name="styleSheet">
     <string notr="true">background-color: rgb(188, 188, 188);
border-radius:15</string>
    </property>
    <property name="text">
     <string>&lt;!DOCTYPE HTML PUBLIC &quot;-//W3C//DTD HTML 4.0//EN&quot; &quot;http://www.w3.org/TR/REC-html40/strict.dtd&quot;&gt;
&lt;html&gt;&lt;head&gt;&lt;meta name=&quot;qrichtext&quot; content=&quot;1&quot; /&gt;&lt;style type=&quot;text/css&quot;&gt;
p, li { white-space: pre-wrap; }
&lt;/style&gt;&lt;/head&gt;&lt;body style=&quot; font-family:'Sans Serif'; font-size:9pt; font-weight:400; font-style:normal;&quot;&gt;
&lt;table border=&quot;0&quot; style=&quot;-qt-table-type: root; margin-top:4px; margin-bottom:4px; margin-left:4px; margin-right:4px;&quot;&gt;
&lt;tr&gt;
&lt;td style=&quot;border: none;&quot;&gt;
&lt;p style=&quot;-qt-paragraph-type:empty; margin-top:0px; margin-bottom:0px; margin-left:0px; margin-right:0px; -qt-block-indent:0; text-indent:0px;&quot;&gt;&lt;/p&gt;&lt;/td&gt;&lt;/tr&gt;&lt;/table&gt;&lt;/body&gt;&lt;/html&gt;</string>
    </property>
   </widget>
   <widget class="QLabel" name="link_7">
    <property name="geometry">
     <rect>
      <x>110</x>
      <y>560</y>
      <width>31</width>
      <height>31</height>
     </rect>
    </property>
    <property name="styleSheet">
     <string notr="true">background-color: rgb(188, 188, 188);
border-radius:15</string>
    </property>
    <property name="text">
     <string>&lt;!DOCTYPE HTML PUBLIC &quot;-//W3C//DTD HTML 4.0//EN&quot; &quot;http://www.w3.org/TR/REC-html40/strict.dtd&quot;&gt;
&lt;html&gt;&lt;head&gt;&lt;meta name=&quot;qrichtext&quot; content=&quot;1&quot; /&gt;&lt;style type=&quot;text/css&quot;&gt;
p, li { white-space: pre-wrap; }
&lt;/style&gt;&lt;/head&gt;&lt;body style=&quot; font-family:'Sans Serif'; font-size:9pt; font-weight:400; font-style:normal;&quot;&gt;
&lt;table border=&quot;0&quot; style=&quot;-qt-table-type: root; margin-top:4px; margin-bottom:4px; margin-left:4px; margin-right:4px;&quot;&gt;
&lt;tr&gt;
&lt;td style=&quot;border: none;&quot;&gt;
&lt;p style=&quot;-qt-paragraph-type:empty; margin-top:0px; margin-bottom:0px; margin-left:0px; margin-right:0px; -qt-block-indent:0; text-indent:0px;&quot;&gt;&lt;/p&gt;&lt;/td&gt;&lt;/tr&gt;&lt;/table&gt;&lt;/body&gt;&lt;/html&gt;</string>
    </property>
   </widget>
   <widget class="QLabel" name="label_4">
    <property name="geometry">
     <rect>
      <x>190</x>
      <y>70</y>
      <width>311</width>
      <height>31</height>
     </rect>
    </property>
    <property name="styleSheet">
     <string notr="true">font: 75 italic 9pt &quot;Sans Serif&quot;;

background-color: rgb(188, 188, 188);
border-radius:15
</string>
    </property>
    <property name="frameShape">
     <enum>QFrame::StyledPanel</enum>
    </property>
    <property name="text">
     <string>&lt;!DOCTYPE HTML PUBLIC &quot;-//W3C//DTD HTML 4.0//EN&quot; &quot;http://www.w3.org/TR/REC-html40/strict.dtd&quot;&gt;
&lt;html&gt;&lt;head&gt;&lt;meta name=&quot;qrichtext&quot; content=&quot;1&quot; /&gt;&lt;style type=&quot;text/css&quot;&gt;
p, li { white-space: pre-wrap; }
&lt;/style&gt;&lt;/head&gt;&lt;body style=&quot; font-family:'Sans Serif'; font-size:9pt; font-weight:72; font-style:italic;&quot;&gt;
&lt;table border=&quot;0&quot; style=&quot;-qt-table-type: root; margin-top:4px; margin-bottom:4px; margin-left:4px; margin-right:4px;&quot;&gt;
&lt;tr&gt;
&lt;td style=&quot;border: none;&quot;&gt;
&lt;p align=&quot;center&quot; style=&quot; margin-top:0px; margin-bottom:0px; margin-left:0px; margin-right:0px; -qt-block-indent:0; text-indent:0px;&quot;&gt;&lt;span style=&quot; font-weight:400; font-style:normal;&quot;&gt;DCB DETAILS&lt;/span&gt;&lt;/p&gt;&lt;/td&gt;&lt;/tr&gt;&lt;/table&gt;&lt;/body&gt;&lt;/html&gt;</string>
    </property>
   </widget>
   <widget class="Line" name="line_4">
    <property name="geometry">
     <rect>
      <x>170</x>
      <y>120</y>
      <width>21</width>
      <height>481</height>
     </rect>
    </property>
    <property name="orientation">
     <enum>Qt::Vertical</enum>
    </property>
   </widget>
   <widget class="Line" name="line_5">
    <property name="geometry">
     <rect>
      <x>180</x>
      <y>100</y>
      <width>331</width>
      <height>20</height>
     </rect>
    </property>
    <property name="orientation">
     <enum>Qt::Horizontal</enum>
    </property>
   </widget>
   <widget class="Line" name="line_6">
    <property name="geometry">
     <rect>
      <x>500</x>
      <y>120</y>
      <width>21</width>
      <height>481</height>
     </rect>
    </property>
    <property name="frameShadow">
     <enum>QFrame::Sunken</enum>
    </property>
    <property name="orientation">
     <enum>Qt::Vertical</enum>
    </property>
   </widget>
   <widget class="Line" name="line_7">
    <property name="geometry">
     <rect>
      <x>180</x>
      <y>600</y>
      <width>331</width>
      <height>20</height>
     </rect>
    </property>
    <property name="orientation">
     <enum>Qt::Horizontal</enum>
    </property>
   </widget>
   <zorder>comboBox</zorder>
   <zorder>cikti</zorder>
   <zorder>label</zorder>
   <zorder>label_2</zorder>
   <zorder>line</zorder>
   <zorder>line_2</zorder>
   <zorder>line_3</zorder>
   <zorder>DCB1</zorder>
   <zorder>speed</zorder>
   <zorder>duplex</zorder>
   <zorder>link</zorder>
   <zorder>label_6</zorder>
   <zorder>label_7</zorder>
   <zorder>DCB2</zorder>
   <zorder>DCB3</zorder>
   <zorder>DCB4</zorder>
   <zorder>DCB5</zorder>
   <zorder>DCB6</zorder>
   <zorder>DCB7</zorder>
   <zorder>label_3</zorder>
   <zorder>label_8</zorder>
   <zorder>label_9</zorder>
   <zorder>label_10</zorder>
   <zorder>label_11</zorder>
   <zorder>label_12</zorder>
   <zorder>label_13</zorder>
   <zorder>duplex_2</zorder>
   <zorder>label_14</zorder>
   <zorder>speed_2</zorder>
   <zorder>link_2</zorder>
   <zorder>label_15</zorder>
   <zorder>speed_3</zorder>
   <zorder>duplex_3</zorder>
   <zorder>link_3</zorder>
   <zorder>speed_4</zorder>
   <zorder>label_16</zorder>
   <zorder>duplex_4</zorder>
   <zorder>link_4</zorder>
   <zorder>speed_5</zorder>
   <zorder>label_17</zorder>
   <zorder>duplex_5</zorder>
   <zorder>link_5</zorder>
   <zorder>speed_6</zorder>
   <zorder>label_18</zorder>
   <zorder>duplex_6</zorder>
   <zorder>link_6</zorder>
   <zorder>speed_7</zorder>
   <zorder>label_19</zorder>
   <zorder>duplex_7</zorder>
   <zorder>link_7</zorder>
   <zorder>label_4</zorder>
   <zorder>line_4</zorder>
   <zorder>line_5</zorder>
   <zorder>line_7</zorder>
   <zorder>line_6</zorder>
  </widget>
  <widget class="QStatusBar" name="statusBar"/>
 </widget>
 <layoutdefault spacing="6" margin="11"/>
 <resources/>
 <connections/>
</ui>
